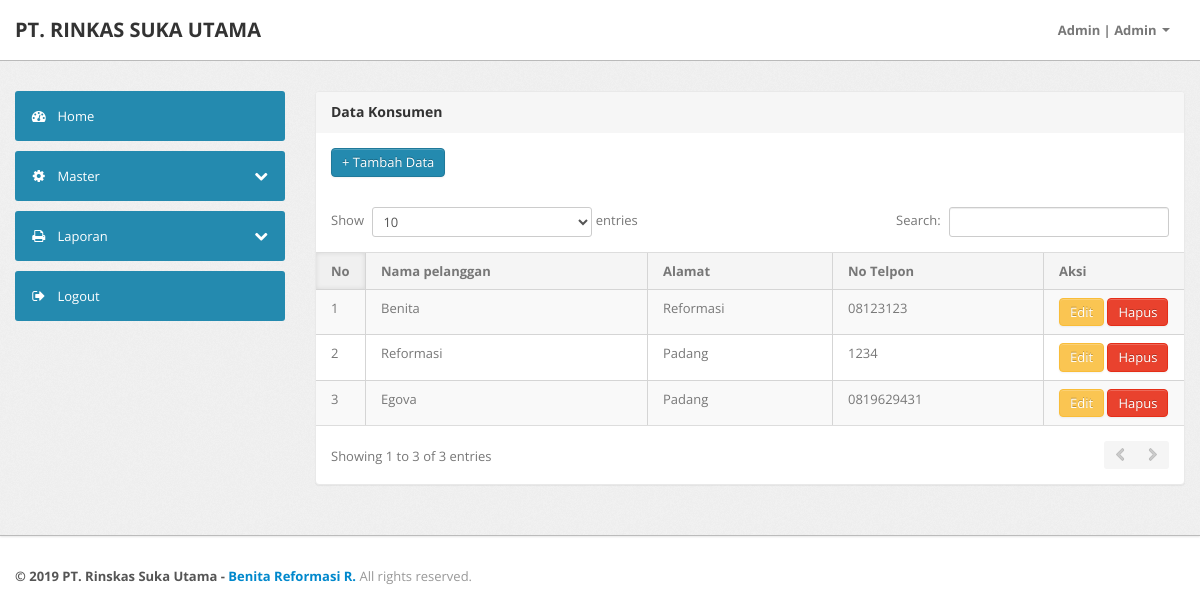
The app's page /index.php?page=data_pelanggan (signed in), older data.
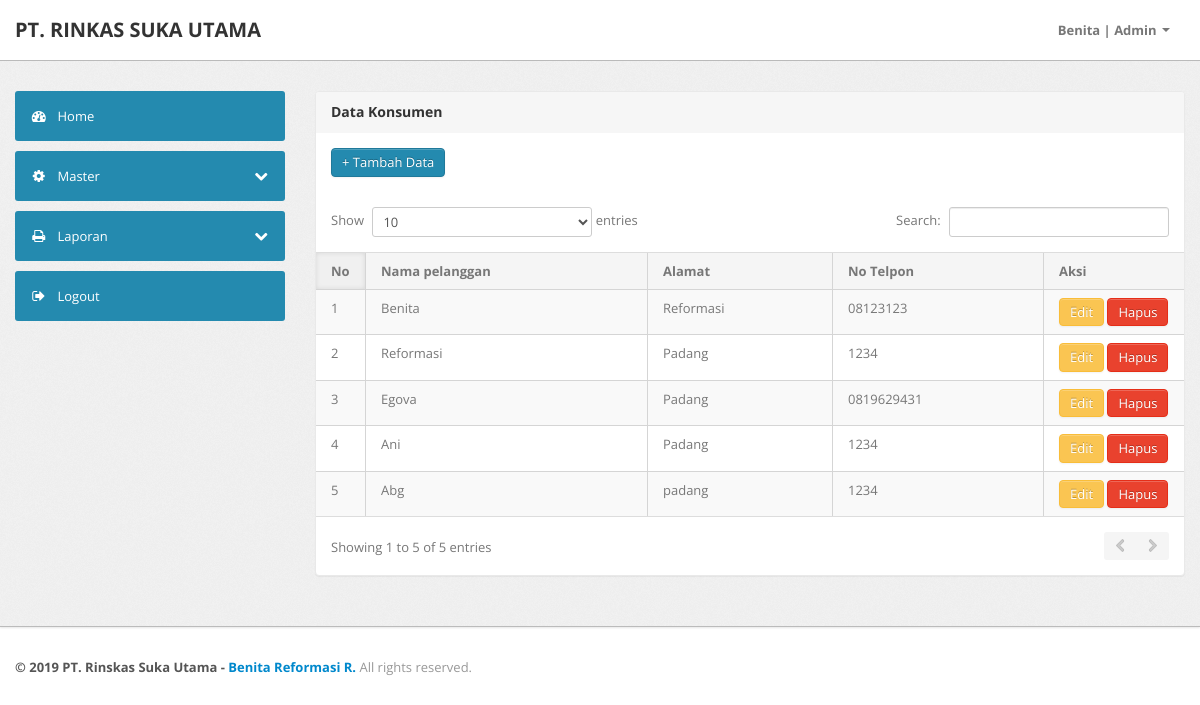
The same page, newer data.
### tables this page shows
CREATE TABLE `tb_pelanggan` (
  `pelanggan_id` int(11) NOT NULL AUTO_INCREMENT,
  `pelanggan_nama` varchar(50) NOT NULL,
  `pelanggan_alamat` varchar(50) NOT NULL,
  `pelanggan_tlp` varchar(50) NOT NULL,
  PRIMARY KEY (`pelanggan_id`)
);

### koneksi.php (called while the page is built, shortened)
<?php
$no   = 1;

### data_pelanggan.php (the view, shortened to what this page needs)
<div class="span9">
    <div class="content">
        <div class="module">
            <div class="module-head">
                <h3>
                    Data Konsumen</h3>
            </div>
            <div class="module-body">
                <a class="collapsed btn btn-primary" data-toggle="collapse" href="#Tambah">+ Tambah Data</a>
            </div>
            <div class="module-body table">
                <div id="Tambah" class="collapse unstyled">
                    <form method="post" action="" class="form-horizontal row-fluid">
                    </form>
                </div>
                <table cellpadding="0" cellspacing="0" border="0" class="datatable-1 table table-bordered table-striped display" width="100%">
                    <thead>
                        <tr>
                            <th width="10">
                                No
                            </th>
                            <th>
                                Nama pelanggan
                            </th>
                            <th>
                                Alamat
                            </th>
                            <th>
                                No Telpon
                            </th>
                            <th width="110">
                                Aksi
                            </th>
                        </tr>
                    </thead>
                    <tbody>
                        <?php
                        $ambil = $koneksi->query("SELECT * FROM tb_pelanggan");
                        while ($pecah = $ambil->fetch_object()) {
                            ?>
                            <tr class="odd gradeX">
                                <td>
                                    <?php echo $no++ ?>
                                </td>
                                <td>
                                    <?php echo $pecah->pelanggan_nama ?>
                                </td>
                                <td>
                                    <?php echo $pecah->pelanggan_alamat ?>
                                </td>
                                <td>
                                    <?php echo $pecah->pelanggan_tlp ?>
                                </td>
                                <td>
                                    <a href="index.php?page=aksi_pelanggan/pelanggan_edit&id=<?php echo $pecah->pelanggan_id ?>" class="btn btn-warning">Edit</a>
                                    <a href="index.php?page=aksi_pelanggan/pelanggan_hapus&id=<?php echo $pecah->pelanggan_id ?>" class="btn btn-danger">Hapus</a>
                                </td>
                            </tr>
                        <?php } ?>
                    </tbody>
                </table>
            </div>
        </div>
    </div>
</div>

### components/top_bar.php (shortened to what this page needs)
<div class="navbar navbar-fixed-top">
    <div class="navbar-inner">
        <div class="container">
                <a class="brand" href="index.php">PT. RINKAS SUKA UTAMA </a>
            <div class="nav-collapse collapse navbar-inverse-collapse">
                <ul class="nav pull-right">
                    <li class="nav-user dropdown"><a href="#" class="dropdown-toggle" data-toggle="dropdown">
                            <?php echo $_SESSION['pengguna']; ?>
                            |
                            <?php echo $_SESSION['pengguna_level']; ?>
                            <b class="caret"></b></a>
                    </li>
                </ul>
            </div>
        </div>
    </div>
</div>

Row changes from the older to the newer data that the page shows:
added tb_pelanggan: pelanggan_nama "Ani", pelanggan_alamat "Padang", pelanggan_tlp "1234"
added tb_pelanggan: pelanggan_nama "Abg", pelanggan_alamat "padang", pelanggan_tlp "1234"
Text that changed along with them:
$_SESSION['pengguna']: "Admin" → "Benita"
text written by a page script: "Show entries Search: Showing 1 to 3 of 3 entries" → "Show entries Search: Showing 1 to 5 of 5 entries"
